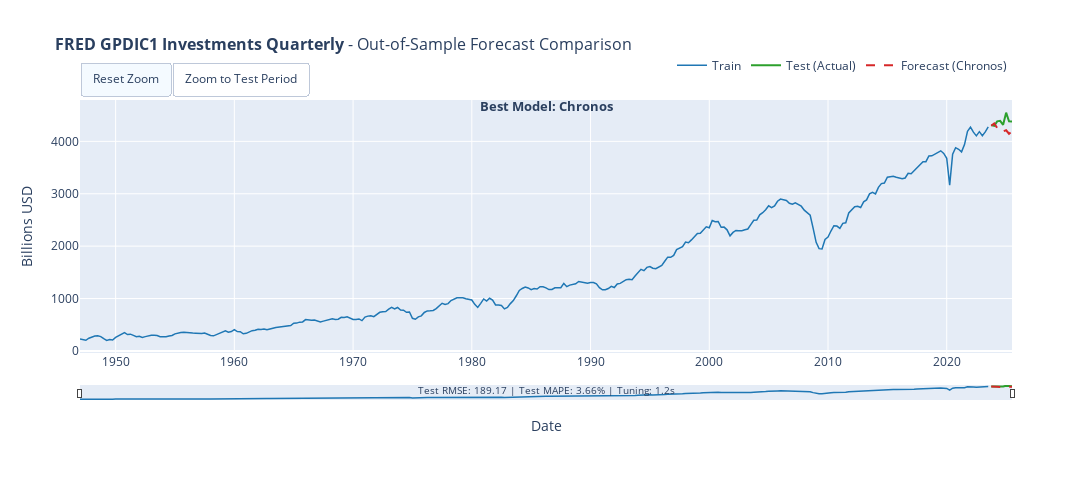

The notebook cell this image was saved under:
### Code cell
# 10. Interactive Visualization (Plotly)
#
# Interactive forecast comparison with zoom, pan, and hover capabilities.

def create_interactive_forecast_plot(train_series, test_series, predictions_dict, dataset_name, target_column=None, value_unit=None):
    """
    Create interactive forecast comparison plot using Plotly.
    
    Args:
        train_series: Training TimeSeries
        test_series: Test TimeSeries (actual values)
        predictions_dict: Dictionary with 'best_rmse' and 'fastest' predictions
        dataset_name: Name for the plot title
        target_column: Name of the target variable
        value_unit: Unit label for the y-axis (e.g., 'Billions USD')
    
    Returns:
        Plotly Figure object
    """
    n_plots = len([k for k in ['best_rmse', 'fastest'] if predictions_dict.get(k)])
    if n_plots == 0:
        return None
    
    same_model = predictions_dict.get('best_rmse', {}).get('model') == predictions_dict.get('fastest', {}).get('model')
    if same_model:
        n_plots = 1
    
    fig = make_subplots(rows=1, cols=n_plots, horizontal_spacing=0.08)
    
    colors = {'train': '#1f77b4', 'test': '#2ca02c', 'pred1': '#d62728', 'pred2': '#ff7f0e'}
    
    # Determine y-axis label
    y_label = value_unit if value_unit else (target_column if target_column else 'Value')
    
    def add_traces(pred_key, col, show_legend=True, show_forecast_legend_only=False):
        if pred_key not in predictions_dict:
            return
        pred_info = predictions_dict[pred_key]
        pred = pred_info['prediction']
        
        fig.add_trace(go.Scatter(
            x=train_series.time_index, y=train_series.values().flatten(),
            mode='lines', name='Train', line=dict(color=colors['train'], width=1.5),
            showlegend=show_legend and not show_forecast_legend_only, 
            hovertemplate='<b>Train</b><br>Date: %{x}<br>Value: %{y:.2f}<extra></extra>'
        ), row=1, col=col)
        
        fig.add_trace(go.Scatter(
            x=test_series.time_index, y=test_series.values().flatten(),
            mode='lines', name='Test (Actual)', line=dict(color=colors['test'], width=2),
            showlegend=show_legend and not show_forecast_legend_only, 
            hovertemplate='<b>Actual</b><br>Date: %{x}<br>Value: %{y:.2f}<extra></extra>'
        ), row=1, col=col)
        
        pred_color = colors['pred1'] if col == 1 else colors['pred2']
        fig.add_trace(go.Scatter(
            x=pred.time_index, y=pred.values().flatten(),
            mode='lines', name=f'Forecast ({pred_info["model"]})', 
            line=dict(color=pred_color, width=2, dash='dash'),
            showlegend=show_legend, 
            hovertemplate=f'<b>{pred_info["model"]}</b><br>Date: %{{x}}<br>Pred: %{{y:.2f}}<extra></extra>'
        ), row=1, col=col)
    
    if 'best_rmse' in predictions_dict:
        add_traces('best_rmse', 1, show_legend=True)
    if not same_model and 'fastest' in predictions_dict:
        add_traces('fastest', 2, show_legend=True, show_forecast_legend_only=True)
    
    fig.update_layout(
        title=dict(text=f'<b>{dataset_name}</b> - Out-of-Sample Forecast Comparison', font=dict(size=16)),
        width=1700, height=500, hovermode='x unified',
        legend=dict(orientation='h', yanchor='bottom', y=1.08, xanchor='right', x=1),
        xaxis=dict(rangeslider=dict(visible=True, thickness=0.05), type='date', title='Date'),
        yaxis=dict(title=y_label)
    )
    
    if n_plots == 2:
        fig.update_xaxes(rangeslider=dict(visible=True, thickness=0.05), type='date', title='Date', row=1, col=2)
        fig.update_yaxes(title=y_label, row=1, col=2)
    
    annotations = []
    if 'best_rmse' in predictions_dict:
        info = predictions_dict['best_rmse']
        annotations.append(dict(
            x=0.22 if n_plots == 2 else 0.5, y=1.02, xref='paper', yref='paper',
            text=f"<b>Best Model: {info['model']}</b>", showarrow=False, font=dict(size=13), xanchor='center'
        ))
        annotations.append(dict(
            x=0.22 if n_plots == 2 else 0.5, y=-0.18, xref='paper', yref='paper',
            text=f"Test RMSE: {info['rmse']:.2f} | Test MAPE: {info['mape']:.2f}% | Tuning: {info['tuning_time']:.1f}s",
            showarrow=False, font=dict(size=10), xanchor='center'
        ))
    if not same_model and 'fastest' in predictions_dict:
        info = predictions_dict['fastest']
        annotations.append(dict(
            x=0.78, y=1.02, xref='paper', yref='paper',
            text=f"<b>Fastest Model: {info['model']}</b>", showarrow=False, font=dict(size=13), xanchor='center'
        ))
        annotations.append(dict(
            x=0.78, y=-0.18, xref='paper', yref='paper',
            text=f"Test RMSE: {info['rmse']:.2f} | Test MAPE: {info['mape']:.2f}% | Tuning: {info['tuning_time']:.1f}s",
            showarrow=False, font=dict(size=10), xanchor='center'
        ))
    
    # Prepare date ranges as ISO strings for Plotly buttons
    full_start = train_series.start_time().isoformat()
    full_end = test_series.end_time().isoformat()
    test_start = test_series.start_time().isoformat()
    test_end = test_series.end_time().isoformat()
    
    # Button configuration - use string dates and update both axis and rangeslider
    reset_args = {"xaxis.range": [full_start, full_end]}
    zoom_args = {"xaxis.range": [test_start, test_end]}
    
    if n_plots == 2:
        reset_args["xaxis2.range"] = [full_start, full_end]
        zoom_args["xaxis2.range"] = [test_start, test_end]
    
    fig.update_layout(
        annotations=annotations, margin=dict(b=100),
        updatemenus=[dict(
            type="buttons", direction="left", x=0.0, xanchor="left", y=1.15, yanchor="top",
            buttons=[
                dict(args=[reset_args], label="Reset Zoom", method="relayout"),
                dict(args=[zoom_args], label="Zoom to Test Period", method="relayout")
            ]
        )]
    )
    return fig

if 'final_predictions' in dir() and final_predictions:
    fig = create_interactive_forecast_plot(
        train, test, final_predictions, DATASET_CONFIG['name'], 
        target_column=DATASET_CONFIG['target_column'],
        value_unit=DATASET_CONFIG.get('value_unit')
    )
    if fig:
        fig.show()

### Figure 1 — Plotly figure (JSON) as saved in the notebook; plotly's stock layout.template omitted (floating-point values rounded to 4 significant figures; data arrays with more than 128 entries replaced by an {"elided": "..."} marker saying what was removed)
{"data": [{"hovertemplate": "<b>Train</b><br>Date: %{x}<br>Value: %{y:.2f}<extra></extra>", "line": {"color": "#1f77b4", "width": 1.5}, "mode": "lines", "name": "Train", "showlegend": true, "type": "scatter", "x": {"elided": "307 str values"}, "xaxis": "x", "y": {"elided": "307 float values"}, "yaxis": "y"}, {"hovertemplate": "<b>Actual</b><br>Date: %{x}<br>Value: %{y:.2f}<extra></extra>", "line": {"color": "#2ca02c", "width": 2}, "mode": "lines", "name": "Test (Actual)", "showlegend": true, "type": "scatter", "x": ["2023-10-01T00:00:00", "2024-01-01T00:00:00", "2024-04-01T00:00:00", "2024-07-01T00:00:00", "2024-10-01T00:00:00", "2025-01-01T00:00:00", "2025-04-01T00:00:00", "2025-07-01T00:00:00"], "xaxis": "x", "y": [4313.0, 4296.0, 4382.0, 4392.0, 4316.0, 4548.0, 4383.0, 4380.0], "yaxis": "y"}, {"hovertemplate": "<b>Chronos</b><br>Date: %{x}<br>Pred: %{y:.2f}<extra></extra>", "line": {"color": "#d62728", "dash": "dash", "width": 2}, "mode": "lines", "name": "Forecast (Chronos)", "showlegend": true, "type": "scatter", "x": ["2023-10-01T00:00:00", "2024-01-01T00:00:00", "2024-04-01T00:00:00", "2024-07-01T00:00:00", "2024-10-01T00:00:00", "2025-01-01T00:00:00", "2025-04-01T00:00:00", "2025-07-01T00:00:00"], "xaxis": "x", "y": [4299.0, 4343.0, 4255.0, 4178.0, 4189.0, 4211.0, 4145.0, 4189.0], "yaxis": "y"}], "layout": {"annotations": [{"font": {"size": 13}, "showarrow": false, "text": "<b>Best Model: Chronos</b>", "x": 0.5, "xanchor": "center", "xref": "paper", "y": 1.02, "yref": "paper"}, {"font": {"size": 10}, "showarrow": false, "text": "Test RMSE: 189.17 | Test MAPE: 3.66% | Tuning: 1.2s", "x": 0.5, "xanchor": "center", "xref": "paper", "y": -0.18, "yref": "paper"}], "height": 500, "hovermode": "x unified", "legend": {"orientation": "h", "x": 1, "xanchor": "right", "y": 1.08, "yanchor": "bottom"}, "margin": {"b": 100}, "title": {"font": {"size": 16}, "text": "<b>FRED GPDIC1 Investments Quarterly</b> - Out-of-Sample Forecast Comparison"}, "updatemenus": [{"buttons": [{"args": [{"xaxis.range": ["1947-01-01T00:00:00", "2025-07-01T00:00:00"]}], "label": "Reset Zoom", "method": "relayout"}, {"args": [{"xaxis.range": ["2023-10-01T00:00:00", "2025-07-01T00:00:00"]}], "label": "Zoom to Test Period", "method": "relayout"}], "direction": "left", "type": "buttons", "x": 0, "xanchor": "left", "y": 1.15, "yanchor": "top"}], "width": 1700, "xaxis": {"anchor": "y", "domain": [0, 1], "rangeslider": {"thickness": 0.05, "visible": true}, "title": {"text": "Date"}, "type": "date"}, "yaxis": {"anchor": "x", "domain": [0, 1], "title": {"text": "Billions USD"}}}}
